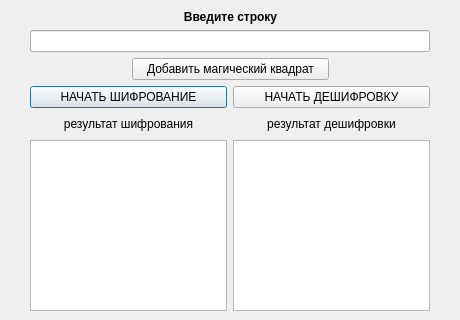
<?xml version="1.0" encoding="UTF-8"?>
<ui version="4.0">
 <class>Magic</class>
 <widget class="QDialog" name="Magic">
  <property name="geometry">
   <rect>
    <x>0</x>
    <y>0</y>
    <width>460</width>
    <height>320</height>
   </rect>
  </property>
  <property name="sizePolicy">
   <sizepolicy hsizetype="Fixed" vsizetype="Fixed">
    <horstretch>0</horstretch>
    <verstretch>0</verstretch>
   </sizepolicy>
  </property>
  <property name="windowTitle">
   <string>Магические квадраты</string>
  </property>
  <property name="styleSheet">
   <string notr="true"/>
  </property>
  <widget class="QWidget" name="gridLayoutWidget">
   <property name="geometry">
    <rect>
     <x>10</x>
     <y>10</y>
     <width>441</width>
     <height>301</height>
    </rect>
   </property>
   <layout class="QGridLayout" name="gridLayout">
    <item row="4" column="3" colspan="2">
     <widget class="QLabel" name="label_3">
      <property name="text">
       <string>результат дешифровки</string>
      </property>
      <property name="alignment">
       <set>Qt::AlignCenter</set>
      </property>
     </widget>
    </item>
    <item row="0" column="2" colspan="2">
     <widget class="QLabel" name="label">
      <property name="layoutDirection">
       <enum>Qt::LeftToRight</enum>
      </property>
      <property name="text">
       <string>&lt;b&gt;Введите строку&lt;/b&gt;</string>
      </property>
      <property name="alignment">
       <set>Qt::AlignCenter</set>
      </property>
     </widget>
    </item>
    <item row="3" column="1" colspan="2">
     <widget class="QPushButton" name="pushButton_2">
      <property name="enabled">
       <bool>true</bool>
      </property>
      <property name="text">
       <string>НАЧАТЬ ШИФРОВАНИЕ</string>
      </property>
     </widget>
    </item>
    <item row="3" column="3" colspan="2">
     <widget class="QPushButton" name="pushButton_3">
      <property name="text">
       <string>НАЧАТЬ ДЕШИФРОВКУ</string>
      </property>
     </widget>
    </item>
    <item row="4" column="0">
     <spacer name="horizontalSpacer">
      <property name="orientation">
       <enum>Qt::Horizontal</enum>
      </property>
      <property name="sizeHint" stdset="0">
       <size>
        <width>50</width>
        <height>20</height>
       </size>
      </property>
     </spacer>
    </item>
    <item row="1" column="1" colspan="4">
     <widget class="QLineEdit" name="lineEdit"/>
    </item>
    <item row="2" column="2" colspan="2">
     <widget class="QPushButton" name="pushButton">
      <property name="text">
       <string>Добавить магический квадрат</string>
      </property>
     </widget>
    </item>
    <item row="4" column="1" colspan="2">
     <widget class="QLabel" name="label_2">
      <property name="text">
       <string>результат шифрования</string>
      </property>
      <property name="alignment">
       <set>Qt::AlignCenter</set>
      </property>
     </widget>
    </item>
    <item row="4" column="5">
     <spacer name="horizontalSpacer_2">
      <property name="orientation">
       <enum>Qt::Horizontal</enum>
      </property>
      <property name="sizeHint" stdset="0">
       <size>
        <width>50</width>
        <height>20</height>
       </size>
      </property>
     </spacer>
    </item>
    <item row="5" column="1" colspan="2">
     <widget class="QTextBrowser" name="textBrowser">
      <property name="sizePolicy">
       <sizepolicy hsizetype="Preferred" vsizetype="Preferred">
        <horstretch>0</horstretch>
        <verstretch>0</verstretch>
       </sizepolicy>
      </property>
     </widget>
    </item>
    <item row="5" column="3" colspan="2">
     <widget class="QTextBrowser" name="textBrowser_2"/>
    </item>
   </layout>
  </widget>
 </widget>
 <resources/>
 <connections/>
</ui>
